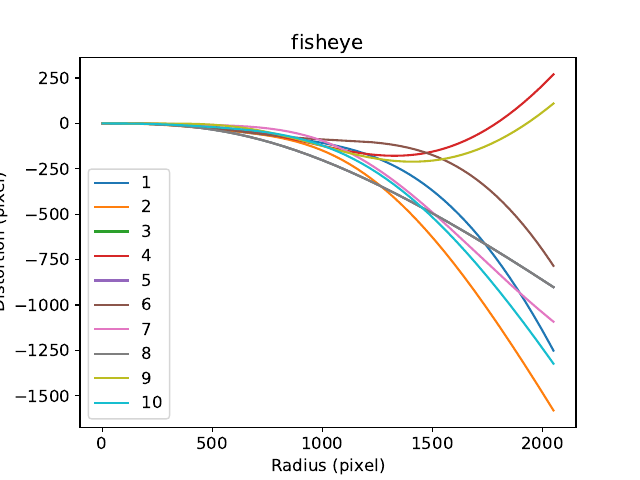

This chart was generated by the following Python code:
import cv2
import numpy as np
import glob
import matplotlib.pyplot as plt
import time

def distort(k1, k2, k3, k4, s, r):
    t = np.arctan(r)
    d = t*(1 + k1*t**2 + k2*t**4 + k3*t**6 + k4*t**8)
    
    return d/r*s


t_ref = time.time()

# x and y
res = 1
x = np.arange(0, 2464/2, res).astype(np.float32)
y = np.arange(0, 3280/2, res/2464*3280).astype(np.float32)
r = np.sqrt(x**2+y**2)


    
# use latex-fonts in the plot
plt.rcParams['font.family'] = 'SIXTGeneral'
plt.rcParams.update({'font.size': 12})

# prepare plots
fig, ax = plt.subplots(1, 1)
ax.set_title(r'fisheye')
ax.set_xlabel(r'Radius (pixel)')
ax.set_ylabel(r'Distortion (pixel)')

# load data
files = glob.glob('checkerboards/*.npy')
n = int(len(files)/2)

f = open('fisheye_params.txt', 'w')

for i in range(n):
    objp = np.load('checkerboards/objp{:}.npy'.format(i))
    imgp = np.load('checkerboards/imgp{:}.npy'.format(i))
      
    
    flags = cv2.fisheye.CALIB_FIX_SKEW
    ret, mtx, dist, rvecs, tvecs = cv2.fisheye.calibrate(objp.reshape(20,1,70,3), imgp, (3280, 2464), None, None, flags=flags)      

    k1 = dist[0]
    k2 = dist[1]
    k3 = dist[2]
    k4 = dist[3]

    fx = mtx[0][0]
    fy = mtx[1][1]
    
    new_r = np.sqrt((x/fx)**2 + (y/fy)**2)
    dst_x = fx*distort(k1, k2, k3, k4, x/fx, new_r)
    dst_y = fy*distort(k1, k2, k3, k4, y/fy, new_r)
    dst_r = np.sqrt(dst_x**2 + dst_y**2)
    
    label = '{:}'.format(i+1)
    
    ax.plot(r, dst_r-r, label=label)
    ax.legend()


    # write to file f
    f.write('{:}.\n'.format(i+1))
    f.write('k1 = {:.2}\n'.format(dist[0][0]))
    f.write('k2 = {:.2}\n'.format(dist[1][0]))
    f.write('k3 = {:.2}\n'.format(dist[2][0]))
    f.write('k4 = {:.2}\n\n'.format(dist[3][0]))

f.close() 
fig.savefig('fisheye.pdf')    